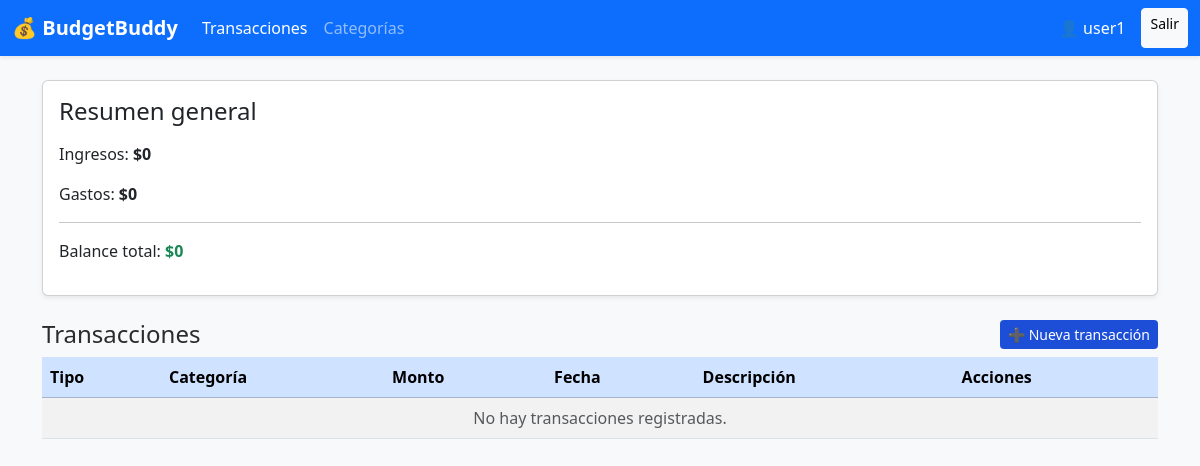
Before: / (signed in) with the older database file.
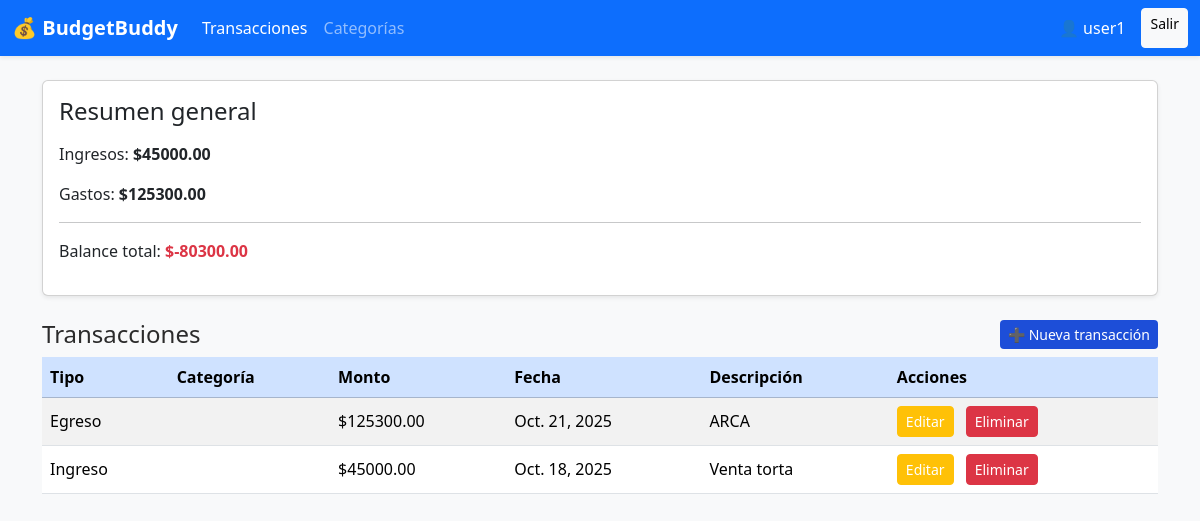
After: the same page with the newer database file.
### budget/models.py (models this page shows)
class Transaction(models.Model):
    TYPE_CHOICES = [
        ('INCOME', 'Ingreso'),
        ('EXPENSE', 'Egreso'),
    ]
    user = models.ForeignKey(User, on_delete=models.CASCADE, related_name='transactions')
    type = models.CharField(max_length=10, choices=TYPE_CHOICES)
    category = models.ForeignKey(
        'Category',
        on_delete=models.CASCADE,
        related_name='transactions'
    )
    amount = models.DecimalField(max_digits=10, decimal_places=2)
    date = models.DateField()
    description = models.TextField(blank=True)

### budget/views.py (the view)
# urls.py: path('', views.transaction_list, name='transaction_list'),
@login_required(login_url='login')
def transaction_list(request):
    transactions = Transaction.objects.filter(user=request.user).order_by('-date')
    total_income = sum(t.amount for t in transactions if t.type == 'INCOME')
    total_expense = sum(t.amount for t in transactions if t.type == 'EXPENSE')
    balance = total_income - total_expense
    return render(request, 'budget/transaction_list.html', {
        'transactions': transactions,
        'total_income': total_income,
        'total_expense': total_expense,
        'balance': balance,
    })

### budget/templates/budget/transaction_list.html (shortened to what this page needs)
{% extends 'budget/base.html' %}
{% block content %}
    <div class="card shadow-sm">
        <div class="card-body">
            <h4 class="card-title mb-3">Resumen general</h4>
            <p>Ingresos: <strong>${{ total_income }}</strong></p>
            <p>Gastos: <strong>${{ total_expense }}</strong></p>
            <hr>
            <p>Balance total:
                <span class="fw-bold {% if balance >= 0 %}text-success{% else %}text-danger{% endif %}">
                    ${{ balance }}
                </span>
            </p>
        </div>
    </div>
    <h4 class="mt-4 d-flex justify-content-between align-items-center">
        Transacciones
        <a href="{% url 'add_transaction' %}" class="btn btn-primary btn-sm">➕ Nueva transacción</a>
    </h4>
    <table class="table table-striped table-hover mt-2">
        <thead class="table-primary">
            <tr>
                <th>Tipo</th>
                <th>Categoría</th>
                <th>Monto</th>
                <th>Fecha</th>
                <th>Descripción</th>
                <th>Acciones</th>
            </tr>
        </thead>
        <tbody>
            {% for t in transactions %}
            <tr>
                <td>{{ t.get_type_display }}</td>
                <td>{{ t.category }}</td>
                <td>${{ t.amount }}</td>
                <td>{{ t.date }}</td>
                <td>{{ t.description }}</td>
                <td>
                    <a href="{% url 'edit_transaction' t.pk %}" class="btn btn-sm btn-warning me-2">Editar</a>
                    <button class="btn btn-sm btn-danger delete-btn" data-id="{{ t.pk }}">Eliminar</button>
                </td>
            </tr>
            {% empty %}
            <tr><td colspan="6" class="text-center text-muted">No hay transacciones registradas.</td></tr>
            {% endfor %}
        </tbody>
    </table>
{% endblock %}

### budget/templates/budget/base.html (shortened to what this page needs)
<!DOCTYPE html>
<html lang="es">
<head>
    <link href="https://cdn.jsdelivr.net/npm/bootstrap@5.3.3/dist/css/bootstrap.min.css" rel="stylesheet">
    {% load static %}
    <link rel="stylesheet" href="{% static 'budget/style.css' %}">
</head>
<body class="bg-light">
{% if user.is_authenticated %}
<nav class="navbar navbar-expand-lg navbar-dark bg-primary shadow-sm">
  <div class="container-fluid">
    <a class="navbar-brand fw-bold" href="/">💰 BudgetBuddy</a>
    <div class="collapse navbar-collapse">
      <ul class="navbar-nav me-auto mb-2 mb-lg-0">
        <li class="nav-item">
          <a class="nav-link {% if request.path == '/' %}active{% endif %}" href="/">Transacciones</a>
        </li>
        <li class="nav-item">
          <a class="nav-link {% if '/categories' in request.path %}active{% endif %}" href="{% url 'category_list' %}">Categorías</a>
        </li>
      </ul>
      <div class="d-flex">
        <span class="navbar-text text-white me-3">👤 {{ user.username }}</span>
        <a class="btn btn-light btn-sm" href="{% url 'logout' %}">Salir</a>
      </div>
    </div>
  </div>
</nav>
{% else %}
<nav class="navbar navbar-dark bg-primary shadow-sm">
  <div class="container-fluid">
    <a class="navbar-brand fw-bold" href="/">💰 BudgetBuddy</a>
  </div>
</nav>
{% endif %}
    <main class="container mt-4">
        {% block content %}
        {% endblock %}
    </main>
</body>
</html>

### budget/static/budget/style.css (style rules this page uses)
body { background-color: #f8fafc; }
h1, h4 { color: #2b2b2b; }
table td { vertical-align: middle; }
.btn-warning { color: #fff; }
.btn-primary { background-color: #1d4ed8; border: none; }

Changed rows visible on the page:
added Transaction: type "Egreso", amount "125300.00", date "Oct. 21, 2025", description "ARCA"
added Transaction: type "Ingreso", amount "45000.00", date "Oct. 18, 2025", description "Venta torta"
Other visible differences:
{{ total_income }}: "0" → "45000.00"
{{ total_expense }}: "0" → "125300.00"
{{ balance }}: "0" → "-80300.00"
text no longer shown: "No hay transacciones registradas."
